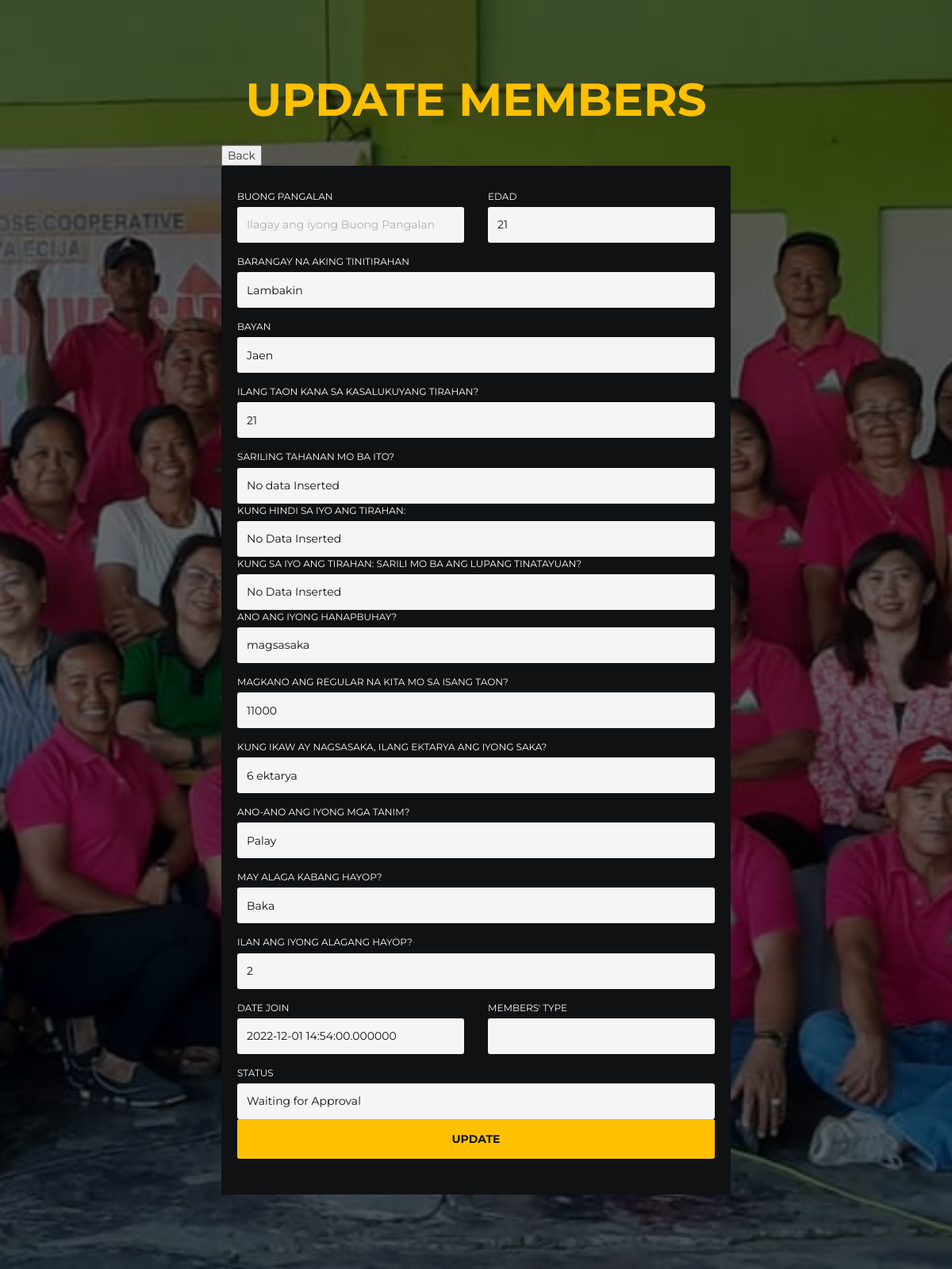
Page /memberslist/updates.php?id=20 on the committed database.
### tables this page shows
CREATE TABLE `register` (
  `id` int(10) NOT NULL,
  `colored_id` blob NOT NULL,
  `tin` varchar(100) NOT NULL,
  `picture` blob NOT NULL,
  `pangalan` varchar(100) NOT NULL,
  `edad` varchar(100) NOT NULL,
  `barangay` varchar(100) NOT NULL,
  `bayan` varchar(100) NOT NULL,
  `taon` varchar(100) NOT NULL,
  `sarili` varchar(100) NOT NULL,
  `umuupa` varchar(1000) NOT NULL,
  `lupa` varchar(100) NOT NULL,
  `hanapbuhay` varchar(100) NOT NULL,
  `kita` varchar(100) NOT NULL,
  `ektarya` varchar(100) NOT NULL,
  `tanim` varchar(100) NOT NULL,
  `hayop` varchar(100) NOT NULL,
  `ilan` varchar(100) NOT NULL,
  `pmpc1` varchar(255) NOT NULL,
  `tirahan1` varchar(255) NOT NULL,
  `pangalan2` varchar(255) NOT NULL,
  `tirahan2` varchar(255) NOT NULL,
  `pangalan3` varchar(255) NOT NULL,
  `tirahan3` varchar(255) NOT NULL,
  `samahan1` varchar(255) NOT NULL,
  `address1` varchar(255) NOT NULL,
  `taon2` varchar(255) NOT NULL,
  `samahan2` varchar(255) NOT NULL,
  `address2` varchar(255) NOT NULL,
  `taon3` varchar(255) NOT NULL,
  `clearance` blob NOT NULL,
  `residence` blob NOT NULL,
  `marriage` blob NOT NULL,
  `type` varchar(100) NOT NULL,
  `date_join` timestamp(6) NOT NULL DEFAULT current_timestamp(6) ON UPDATE current_timestamp(6),
  `status` varchar(100) NOT NULL,
  `seminardate` datetime(6) NOT NULL,
  `contact` varchar(100) NOT NULL,
  `firstname` varchar(100) NOT NULL,
  `middlename` varchar(100) NOT NULL,
  `lastname` varchar(100) NOT NULL,
  `reasondisapproval` varchar(100) NOT NULL
);

### memberslist/updates.php (the view, shortened to what this page needs)
<!DOCTYPE html>
<html lang="en">
<head>
	<link href="vendor/mdi-font/css/material-design-iconic-font.min.css" rel="stylesheet" media="all">
    <link href="vendor/font-awesome-4.7/css/font-awesome.min.css" rel="stylesheet" media="all">
	<link type="text/css" rel="stylesheet" href="css/bootstrap.min.css" />
	<link type="text/css" rel="stylesheet" href="css/style.css" />
</head>
<body>
	<div id="booking" class="section">
		<div class="section-center">
			<div class="container">
				<div class="row">
					<div class="booking-form">
						<div class="form-header">
							<h1>UPDATE MEMBERS</h1>
						</div>
						<button onclick="history.back()">Back</button>
						<form method="POST" action="member.php">
						<div class="row">
                        <?php
include 'updatesdb.php';
$ids = $_GET['id'];
$showquery = "SELECT * FROM register WHERE id={$ids}";
$showdata = mysqli_query($con, $showquery);
$arrdata = mysqli_fetch_array($showdata);
    ?>
								<div class="col-sm-6">
									<div class="form-group">
										<span class="form-label">Buong pangalan</span>
										<input class="form-control"
										type="text"
										name="pangalan"
										placeholder="Ilagay ang iyong Buong Pangalan"
										value="<?php echo $arrdata['pangalan']; ?>"required>
									</div>
								</div>
								<div class="col-sm-6">
									<div class="form-group">
										<span class="form-label">Edad</span>
										<input class="form-control"
									type="text"
									name="edad"
									placeholder="Ilagay ang iyong Edad"
									value="<?php echo $arrdata['edad']; ?>" required>
									</div>
								</div>
							</div>
							<div class="form-group">
								<span class="form-label">Barangay na aking tinitirahan</span>
                                    <input class="form-control"
									type="text"
									name="barangay"
									placeholder="Ilagay ang barangay na iyong tinitirahan"
									value="<?php echo $arrdata['barangay']; ?>"required>
							</div>
						<div class="form-group">
								<span class="form-label">Bayan</span>
                                    <input class="form-control"
									type="text"
									name="bayan"
									placeholder="Ilagay ang barangay na iyong tinitirahan"
									value="<?php echo $arrdata['bayan']; ?>"required>
							</div>
                          <div class="form-group">
                            <span class="form-label">Ilang Taon kana sa kasalukuyang tirahan?</span>
                                    <input class="form-control"
									type="number"
									name="taon"
									value="<?php echo $arrdata['taon']; ?>">
                          </div>
						  <div class="rs-select2 js-select-simple select--no-search">
                            <span class="form-label"> Sariling tahanan mo ba ito?</span>
						<select name="sarili"
						placeholder="Pumili dito"
						value="<?php echo $arrdata['sarili']; ?>"
						class="form-control">
						 <option>No data Inserted</option>
						</select>
								  </div>
							 <div class="rs-select2 js-select-simple select--no-search">
                            <span class="form-label">Kung hindi sa iyo ang tirahan:</span>
						<select name="umuupa"
						placeholder="Pumili sa mg Sumusunod"
						value="<?php echo $arrdata['umuupa']; ?>"
						class="form-control" required>
                        <option>No Data Inserted</option>
						</select>
					</div>
					<div class="rs-select2 js-select-simple select--no-search">
                            <span class="form-label">Kung sa iyo ang tirahan: Sarili mo ba ang lupang tinatayuan?</span>
						<select name="lupa"
						value="<?php echo $arrdata['lupa']; ?>"
						 class="form-control"required>
							<option>No Data Inserted</option>
						</select>
					</div>
					<div class="form-group">
                            <span class="form-label">Ano ang iyong hanapbuhay?</span>
                                    <input class="form-control"
									type="text"
									name="hanapbuhay"
									value="<?php echo $arrdata['hanapbuhay']; ?>"required>
						</div>
					<div class="form-group">
                            <span class="form-label">Magkano ang regular na kita mo sa isang taon?</span>
                                    <input class="form-control"
									type="number"
									name="kita"
									value="<?php echo $arrdata['kita']; ?>"required>
						</div>
						<div class="form-group">
                            <span class="form-label">Kung ikaw ay nagsasaka, ilang ektarya ang iyong saka?</span>
                                    <input class="form-control"
									type="text"
									name="ektarya"
									value="<?php echo $arrdata['ektarya']; ?>"required>
                          </div>
						  <div class="form-group">
                            <span class="form-label">Ano-ano ang iyong mga tanim?</span>
						<select name="tanim"
					class= "form-control"
					value="<?php echo $arrdata['tanim']; ?>"required>
                  <option value="Palay">Palay</option>
						</select>
					</div>
					<div class="form-group">
                            <span class="form-label">May alaga kabang hayop?</span>
						<select name="hayop"
						class="form-control"
						value="<?php echo $arrdata['hayop']; ?>"required>
							<option value="Baka">Baka</option>
						</select>
					</div>
					<div class="form-group">
                            <span class="form-label">Ilan ang iyong alagang hayop?</span>
                                    <input class="form-control"
									type="number"
									name="ilan"
									placeholder="ilagay dito"
									value="<?php echo $arrdata['ilan']; ?>"required>
						</div>
						<div class="row">
								<div class="col-sm-6">
						<div class="form-group">
                            <span class="form-label">Date Join</span>
                                    <input class="form-control"
									type="type"
									name="date_join"
									value="<?php echo $arrdata['date_join']; ?>">
						</div>
						</div>
                        <div class="col-sm-6">
						<div class="form-group">
                            <span class="form-label">Members' Type</span>
                                    <input class="form-control"
									type="text"
									name="type"
									value="<?php echo $arrdata['type']; ?>">
                        </div>
                        </div>
                        </div>
                        <div class="form-group">
                            <span class="form-label">Status</span>
						<select name="status"
						class="form-control"
						value="<?php echo $arrdata['type']; ?>">
							<option value="Waiting for Approval">Waiting for Approval</option>
						</select>
							<div class="form-btn">
								<button class="submit-btn" name="update" value="Update">UPDATE</button>
							</div>
						</form>
					</div>
				</div>
			</div>
		</div>
	</div>
</body>
</html>

### memberslist/css/style.css (style rules this page uses)
.section { position: relative; height: 100vh; }
.section .section-center { position: absolute; top: 50%; left: 0; right: 0; -webkit-transform: translateY(-50%); transform: translateY(-50%); }
#booking::before { content: ''; position: absolute; left: 0; right: 0; bottom: 0; top: 0; background: rgba(0, 0, 0, 0.6); }
.booking-form { max-width: 642px; width: 100%; margin: auto; }
.booking-form .form-header { text-align: center; margin-bottom: 25px; }
.booking-form .form-header h1 { font-size: 58px; text-transform: uppercase; font-weight: 700; color: #ffc001; margin: 0px; }
.booking-form form { background-color: #101113; padding: 30px 20px; border-radius: 3px; }
.booking-form .form-group { position: relative; margin-bottom: 15px; }
.booking-form .form-control { background-color: #f5f5f5; border: none; height: 45px; border-radius: 3px; -webkit-box-shadow: none; box-shadow: none; font-weight: 400; color: #101113; }
.booking-form .form-control::placeholder { color: rgba(16, 17, 19, 0.3); }
.booking-form select.form-control { -webkit-appearance: none; -moz-appearance: none; appearance: none; }
.booking-form .form-label { color: #fff; font-size: 12px; font-weight: 400; margin-bottom: 5px; display: block; text-transform: uppercase; }
.booking-form .submit-btn { color: #101113; background-color: #ffc001; font-weight: 700; height: 50px; border: none; width: 100%; display: block; border-radius: 3px; text-transform: uppercase; }

### memberslist/updates.php (style rules this page uses)
#booking { font-family: 'Montserrat', sans-serif; background-image: url('img/bg.jpg'); background-size: cover; height: 200vh; background-position: center; }

### rows in the picture
register: edad "21", barangay "Lambakin", bayan "Jaen", taon "21", sarili "No data Inserted", umuupa "No Data Inserted", lupa "No Data Inserted", hanapbuhay "magsasaka", kita "11000", ektarya "6 ektarya", tanim "Palay", hayop "Baka", ilan "2", date_join "2022-12-01 14:54:00.000000", status "Waiting for Approval"
